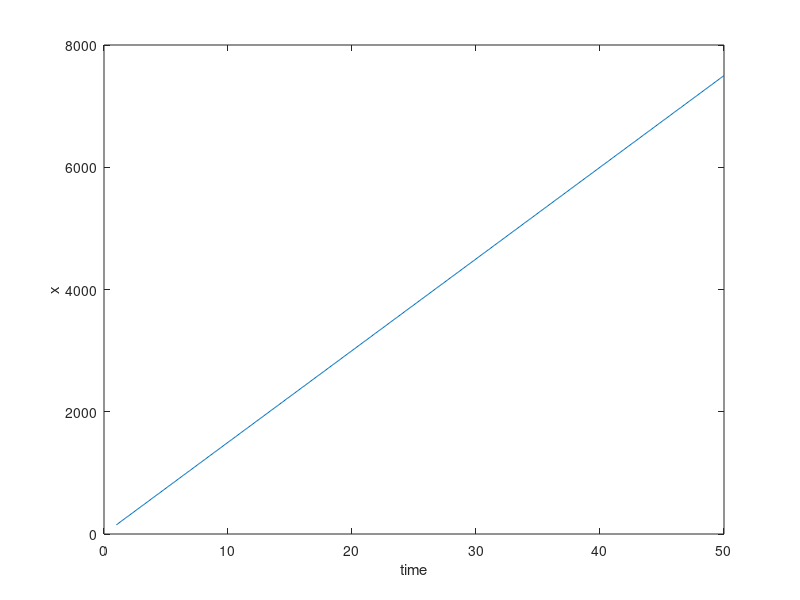
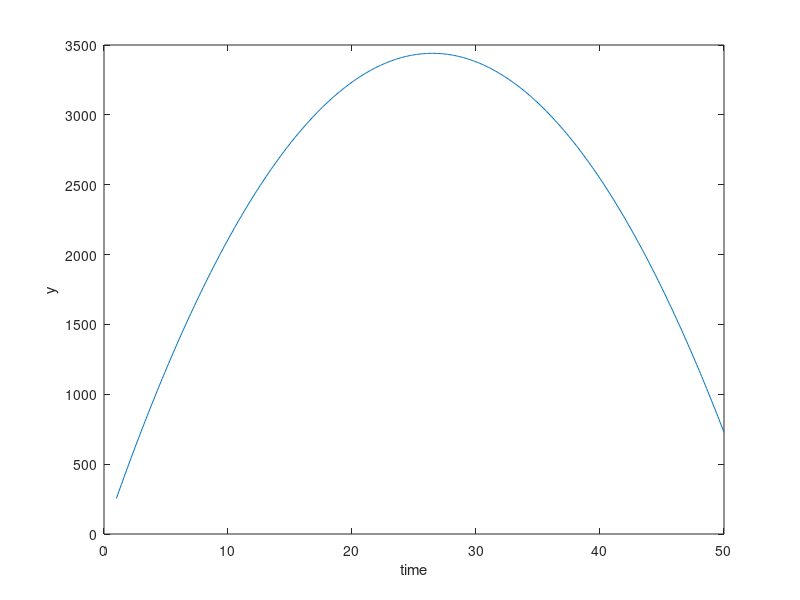

Source code (MATLAB) for these figures, in order: (Note: this script raises an error after producing the figures.)
%%
v0 = 300;
theta = pi/3;
g = 9.81;

f_yt = @(t) v0*sin(theta)*t - 1/2*g*t.^2;
f_xt = @(t) v0*cos(theta)*t;

t = 1:0.1:50;

figure, grid on, plot(t, f_xt(t)), xlabel('time'), ylabel('x') 
figure, grid on, plot(t, f_yt(t)), xlabel('time'), ylabel('y') % v = 0 -> max y
%% 2.

syms t v0 theta x
assume(v0>0)
assume(theta>0 & theta <pi/2)
g = 981/100;
f_yt = v0*sin(theta)*t-1/2*g*t.^2;


okamzikDopadu = solve(f_yt == 0, t);
t_dopad = okamzikDopadu(2);
    
disp("Čas dopadu:")
disp(okamzikDopadu(2))

rychlost = diff(f_yt, t);
vrchol_t = solve(rychlost == 0, t);

disp("Čas ve vrcholu:")
disp(vrchol_t)

y_max = subs(f_yt,t,vrchol_t);

disp("Maximální výška")
disp(y_max)

%% 3.

f_xt = v0*cos(theta)*t;

x_dostrel = subs(f_xt, t, t_dopad);

disp(x_dostrel)

nej_uhel = diff(x_dostrel, theta);
theta_max = solve(nej_uhel,theta);

disp(theta_max)

%% 4.

t_z_x = solve(x==f_xt,t);
trajektorie_y = subs(f_yt, t,t_z_x);

disp(trajektorie_y)

%% 5.

v0= 10+(13/10);

%% 6.

uhly = [pi/6;pi/4;pi/3];

funkce_tDopad = @(theta) (2* v0 .* sin(theta))/g;
funkce_yMax = @(theta) (v0.^2 .* sin(theta).^2)/(2*g);
funkce_xDostrel = @(theta) v0.*cos(theta).*funkce_tDopad(theta);

casDopadu = funkce_tDopad(uhly);
maxVyska = funkce_yMax(uhly);
maxVzdalenost = funkce_xDostrel(uhly);

tabulka = table(rad2deg(uhly), casDopadu, maxVyska, maxVzdalenost);

disp(tabulka)

%% 7. Graf trajektorií
y_traj = @(x, theta) x .* tan(theta) - (g * x.^2) ./ (2 * v0^2 * cos(theta)^2);

x1 = linspace(0, maxVzdalenost(1), 100);
x2 = linspace(0, maxVzdalenost(2), 100);
x3 = linspace(0, maxVzdalenost(3), 100);

figure
plot(x1, y_traj(x1, uhly(1)), x2, y_traj(x2, uhly(2)), x3, y_traj(x3, uhly(3)))
grid on
xlabel('x [m]')
ylabel('y [m]')
title('Trajektorie šikmého vrhu (v_0 = 11.3 m/s)')
legend('30°', '45°', '60°')
